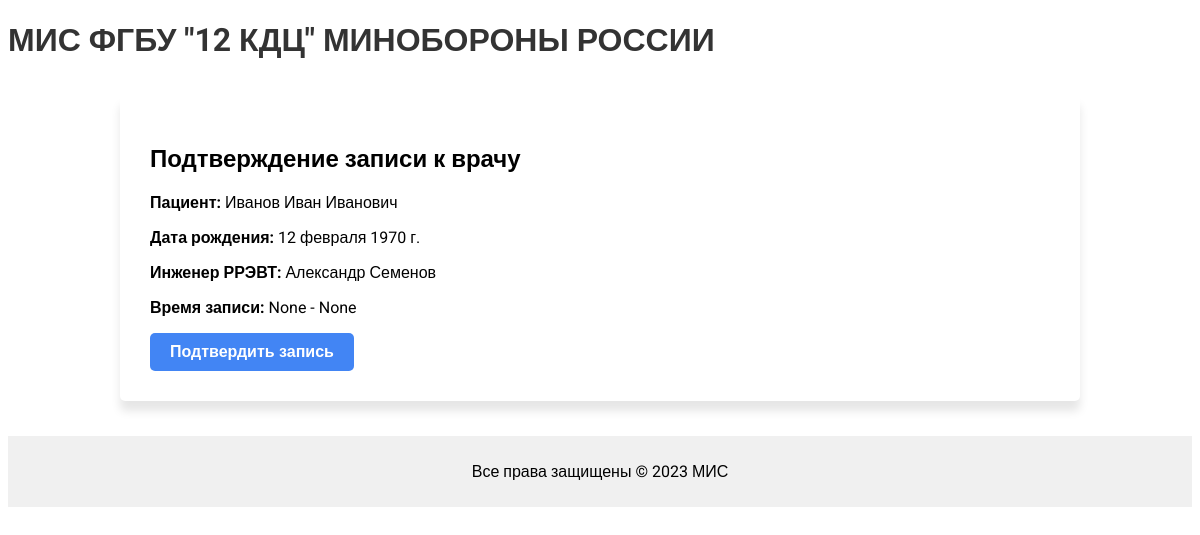
/confirm-appointment/1/1, run on the app's committed database.
### medical/models.py (models this page shows, shortened)
class Patient(models.Model):
    full_name = models.CharField(verbose_name='ФИО', max_length=100)
    gender = models.CharField(verbose_name='Пол', max_length=10, choices=[('M', 'Мужской'), ('F', 'Женский')])
    birth_date = models.DateField(verbose_name='Дата рождения')
    insurance_number = models.CharField(verbose_name='Номер полиса', max_length=20)
    snils_number = models.CharField(verbose_name='Номер СНИЛС', max_length=20)
    military_rank = models.CharField(verbose_name='Воинское звание', max_length=50, blank=True, null=True)
    address = models.CharField(verbose_name='Адрес проживания', max_length=100)
    contact_number = models.CharField(verbose_name='Контактный номер', max_length=20)
    email = models.EmailField(verbose_name='Эл. почта', max_length=100)
    medical_history = models.TextField(verbose_name='Анамнез заболеваний')
    chronic_conditions = models.TextField(verbose_name='Хронические заболевания')
    surgeries = models.TextField(verbose_name='История операций и процедур')
    allergies = models.TextField(verbose_name='Аллергические реакции и непереносимость лекарств')
    medical_tests = models.TextField(verbose_name='Результаты медицинских обследований')
    prescriptions = models.TextField(verbose_name='Рецепты и назначения лекарств')

class Doctor(models.Model):
    user = models.OneToOneField(User, on_delete=models.CASCADE)
    last_name = models.CharField(verbose_name='Фамилия', max_length=100)
    first_name = models.CharField(verbose_name='Имя', max_length=100)
    middle_name = models.CharField(verbose_name='Отчество', max_length=50)
    specialization = models.CharField(verbose_name='Должность', max_length=100)
    contact_number = models.CharField(verbose_name='Телефон', max_length=20)
    start_time = models.TimeField(verbose_name='Время начала приема')
    end_time = models.TimeField(verbose_name='Время окончания приема')
    appointment_duration = models.PositiveIntegerField(verbose_name='Длительность приема в минутах')

### medical/views.py (the view)
# urls.py: path('confirm-appointment/<int:patient_id>/<int:doctor_id>', views.confirm_appointment, name='confirm_appointment'),
def confirm_appointment(request, patient_id, doctor_id):
    patient = get_object_or_404(Patient, id=patient_id)
    doctor = get_object_or_404(Doctor, id=doctor_id)
    selected_date = request.GET.get('date')
    selected_time = request.GET.get('time')
    def convert_date_format(date_string):
        parsed_date = dateparser.parse(date_string, languages=['ru'])
        if parsed_date:
            formatted_date = parsed_date.strftime('%Y-%m-%d')
            return formatted_date
        else:
            return None
    def extract_time(datetime_string):
        parsed_datetime = dateparser.parse(datetime_string, languages=['ru'], settings={'TIMEZONE': 'UTC'})
        if parsed_datetime:
            formatted_time = parsed_datetime.strftime('%H:%M')
            return formatted_time
        else:
            return None
    formatted_date = convert_date_format(selected_date)
    time_only = extract_time(selected_time)
    if request.method == 'POST':
        appointment = Appointment.objects.filter(date=formatted_date, time=time_only, doctor_id=doctor).first()
        if appointment:
            appointment.patient_id = patient
            appointment.save()
            return redirect('doctor_dashboard')
    return render(request, 'confirm_appointment.html', {
        'patient': patient,
        'doctor': doctor,
        'selected_date': selected_date,
        'selected_time': time_only,
    })

### medical/context_processors.py (called while the page is built)
def is_medregistrator(request):
    return {
        'is_medregistrator': request.user.groups.filter(name='Медрегистратор').exists()
    }

def is_doctor(request):
    return {
        'is_doctor': request.user.groups.filter(name='Doctors').exists()
    }

### medical/templates/confirm_appointment.html (shortened to what this page needs)
{% extends 'base.html' %}
{% block content %}
<h2>Подтверждение записи к врачу</h2>
<p><strong>Пациент:</strong> {{ patient.full_name }}</p>
<p><strong>Дата рождения:</strong> {{ patient.birth_date }}</p>
<p><strong>{{ doctor.specialization }}:</strong> {{ doctor.first_name }} {{ doctor.last_name }}</p>
<p><strong>Время записи:</strong> {{ selected_date }} - {{ selected_time }}</p>
<form method="POST">
    <input type="submit" value="Подтвердить запись">
</form>
{% endblock %}

### medical/static/styles.css (style rules this page uses)
body { font-family: "Roboto", Arial, sans-serif; }
h1, h2, h3, h4, h5, h6 { font-family: "Roboto", Arial, sans-serif; font-weight: bold; }
input[type="submit"] { padding: 10px 20px; border: none; background-color: #4285F4; color: #fff; font-size: 16px; font-weight: bold; border-radius: 5px; cursor: pointer; transition: background-color 0.2s ease; }

### data on the page
Patient: full_name "Иванов Иван Иванович", birth_date "12 февраля 1970 г."
Doctor: specialization "Инженер РРЭВТ", first_name "Александр", last_name "Семенов"

### other printed values
{{ selected_date }} "None"
{{ selected_time }} "None"
